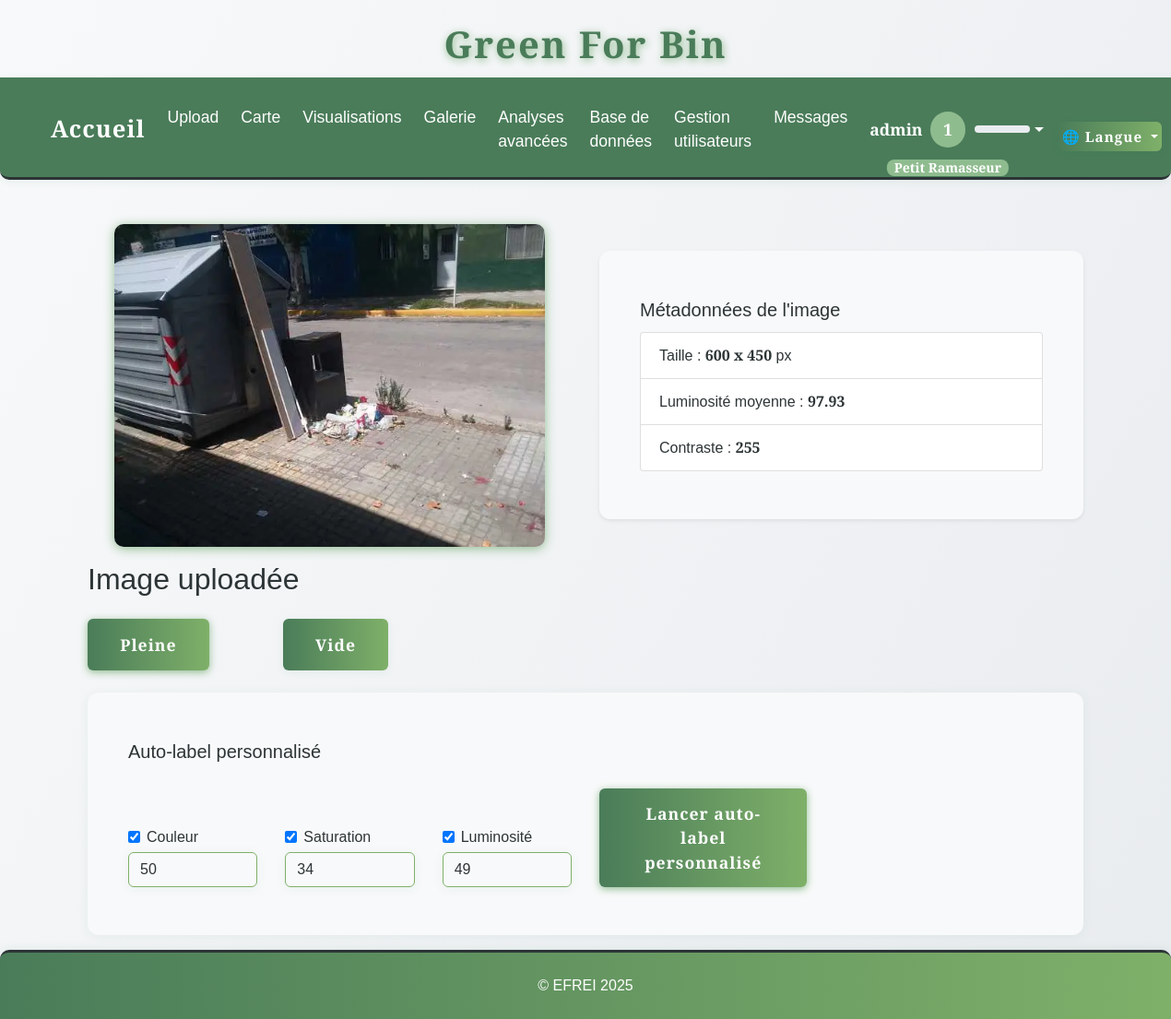
Screenshot of /annotate/WhatsApp_Image_2020-05-08_at_2.18.57_PM_4.jpeg (signed in) with the database file from the repository.
### tables this page shows
CREATE TABLE images (
                id INTEGER PRIMARY KEY AUTOINCREMENT,
                filename TEXT,
                upload_date TEXT,
                annotation TEXT,
                width INTEGER,
                height INTEGER,
                file_size INTEGER,
                avg_color TEXT,
                hist_rgb TEXT,
                hist_lum TEXT,
                contrast INTEGER,
                contour_count INTEGER,
                localisation TEXT
            , std_h REAL, std_s REAL, std_v REAL);

### app.py (the view, shortened to what this page needs)
@app.route('/annotate/<filename>', methods=['GET', 'POST'])
@login_required
def annotate(filename):
    auto_label = request.args.get('auto_label')
    custom_auto_label_result = None
    with sqlite3.connect(DB_PATH) as conn:
        c = conn.cursor()
        c.execute('''
            SELECT width, height, contrast
            FROM images
            WHERE filename = ?
        ''', (filename,))
        row = c.fetchone()
        if row:
            width, height, contrast = row
        else:
            width, height, contrast = None, None, None
    image_path = os.path.join(app.config['UPLOAD_FOLDER'], filename)
    luminosity = None
    try:
        img = Image.open(image_path).convert('L')
        np_img = np.array(img)
        luminosity = round(float(np.mean(np_img)), 2)
    except Exception as e:
        print(f"[ANNOTATE] Erreur calcul luminosité : {e}")
    metadata = {
        'width': width,
        'height': height,
        'contrast': contrast,
        'luminosity': luminosity
    }
    return render_template('annotate.html', filename=filename, auto_label=auto_label, metadata=metadata, custom_auto_label_result=custom_auto_label_result)

### app.py (called while the page is built)
def get_locale():
    return session.get('lang', request.accept_languages.best_match(['en', 'fr']))

@app.context_processor
def inject_locale():
    return dict(get_locale=get_locale)

@app.context_processor
def inject_user_level():
    def user_level():
        if 'user_id' in session:
            try:
                with sqlite3.connect(DB_PATH) as conn:
                    c = conn.cursor()
                    c.execute("SELECT xp FROM users WHERE id = ?", (session['user_id'],))
                    row = c.fetchone()
                    xp = row[0] if row and row[0] is not None else 0
                return get_user_level(xp)
            except Exception as e:
                print(f"[USER LEVEL] {e}")
        return get_user_level(0)
    return dict(user_level=user_level)

def login_required(f):
    @wraps(f)
    def decorated_function(*args, **kwargs):
        if 'user_id' not in session:
            flash('Vous devez être connecté pour accéder à cette page.', 'error')
            return redirect(url_for('login'))
        return f(*args, **kwargs)
    return decorated_function

### templates/annotate.html (shortened to what this page needs)
<!DOCTYPE html>
{% extends "base.html" %}
{% block content %}
<div class="container mt-4">
    <div class="row align-items-center">
        <div class="col-md-6 text-center">
            <img src="{{ url_for('static', filename='uploads/' ~ filename.rsplit('.', 1)[0] ~ '.webp') }}" alt="{{ _('Image à annoter') }}" class="img-fluid mb-3" style="max-height:350px;" loading="lazy">
        </div>
        <div class="col-md-6">
            <div class="card bg-creme shadow-sm mb-3">
                <div class="card-body">
                    <h5 class="card-title">{{ _("Métadonnées de l'image") }}</h5>
                    <ul class="list-group">
                        <li class="list-group-item">{{ _('Taille') }} : <b>{{ metadata.width }} x {{ metadata.height }}</b> px</li>
                        <li class="list-group-item">{{ _('Luminosité moyenne') }} : <b>{{ metadata.luminosity }}</b></li>
                        <li class="list-group-item">{{ _('Contraste') }} : <b>{{ metadata.contrast }}</b></li>
                    </ul>
                </div>
            </div>
        </div>
    </div>
    <h2>{{ _('Image uploadée') }}</h2>
    <form method="POST" class="d-flex gap-3 mb-4">
        <button type="submit" name="annotation" value="pleine" class="btn btn-success btn-lg" style="margin-right:2.5rem;">{{ _('Pleine') }}</button>
        <button type="submit" name="annotation" value="vide" class="btn btn-outline-success btn-lg" style="margin-left:2.5rem;">{{ _('Vide') }}</button>
    </form>
    <div class="card mb-3">
        <div class="card-body">
            <h5 class="card-title">{{ _('Auto-label personnalisé') }}</h5>
            <form method="POST" class="row g-3 align-items-end">
                <div class="col-md-2">
                    <div class="form-check">
                        <input class="form-check-input" type="checkbox" name="use_std_h" id="use_std_h" checked>
                        <label class="form-check-label" for="use_std_h">Couleur</label>
                    </div>
                    <input type="number" step="any" class="form-control mt-1" name="seuil_h" id="seuil_h" placeholder="Seuil H (ex: 50)" value="50">
                </div>
                <div class="col-md-2">
                    <div class="form-check">
                        <input class="form-check-input" type="checkbox" name="use_std_s" id="use_std_s" checked>
                        <label class="form-check-label" for="use_std_s">Saturation</label>
                    </div>
                    <input type="number" step="any" class="form-control mt-1" name="seuil_s" id="seuil_s" placeholder="Seuil S (ex: 34)" value="34">
                </div>
                <div class="col-md-2">
                    <div class="form-check">
                        <input class="form-check-input" type="checkbox" name="use_std_v" id="use_std_v" checked>
                        <label class="form-check-label" for="use_std_v">Luminosité</label>
                    </div>
                    <input type="number" step="any" class="form-control mt-1" name="seuil_v" id="seuil_v" placeholder="Seuil V (ex: 49)" value="49">
                </div>
                <div class="col-md-3">
                    <button type="submit" name="custom_auto_label" value="1" class="btn btn-primary">{{ _('Lancer auto-label personnalisé') }}</button>
                </div>
            </form>
        </div>
    </div>
</div>
{% endblock %}

### static/css/style.css (style rules this page uses)
:root { --primary-green: #4a7c59; --light-green: #7fb069; --sage-green: #8fbc8f; --cream: #fefefe; --warm-white: #f8f9fa; --soft-gray: #e9ecef; --charcoal: #2d3436; --text-primary: #2d3436; --text-secondary: #636e72; --radius: 2.5rem; --shadow: 0 4px 24px rgba(44, 124, 89, 0.10); --transition: all 0.3s cubic-bezier(.4,0,.2,1); --green-dark: var(--primary-green); --green: var(--light-green); --green-light: var(--sage-green); --beige: var(--cream); --white: var(--cream); --black: var(--charcoal); }
html, body { height: 100%; margin: 0; padding: 0; }
body { display: flex; flex-direction: column; min-height: 100vh; }
.container.mt-4 { flex: 1 0 auto; }
.btn { background: var(--primary-green); color: var(--cream); border: none; border-radius: 2rem; font-family: 'Inter', Arial, sans-serif; font-weight: 600; padding: 0.9rem 2.2rem; font-size: 1.1rem; box-shadow: 0 2px 8px rgba(44, 124, 89, 0.08); transition: var(--transition); cursor: pointer; margin-top: 1rem; letter-spacing: 1px; }
.card { background: var(--white); border-radius: var(--radius); box-shadow: var(--shadow); padding: 2rem 1.5rem; margin-bottom: 2rem; transition: var(--transition); position: relative; overflow: hidden; }
input, textarea, select { background: var(--beige); color: var(--green-dark); border: 2px solid var(--green-light); border-radius: 1.5rem; font-family: 'Inter', Arial, sans-serif; padding: 10px 18px; font-size: 1.08rem; transition: var(--transition); }

### static/css/greenforbin.css (style rules this page uses)
:root { --primary-green: #4a7c59; --light-green: #7fb069; --sage-green: #8fbc8f; --cream: #fefefe; --warm-white: #f8f9fa; --soft-gray: #e9ecef; --charcoal: #2d3436; --text-primary: #2d3436; --text-secondary: #636e72; }
body { background: linear-gradient(135deg, var(--cream) 0%, var(--light-green) 100%); color: var(--text-primary); font-family: 'Segoe UI', 'Roboto', Arial, sans-serif; min-height: 100vh; }
.card { border-radius: 16px; box-shadow: 0 4px 24px 0 rgba(79, 124, 89, 0.10); border: none; background: var(--warm-white); }
.btn-primary, .btn-success, .btn-warning { background: var(--light-green); border: none; color: var(--cream); font-weight: 600; border-radius: 8px; box-shadow: 0 2px 8px var(--sage-green); transition: background 0.2s, box-shadow 0.2s; }
img { border-radius: 10px; box-shadow: 0 2px 12px var(--sage-green); transition: transform 0.2s; }

### templates/base.html (style rules this page uses)
:root { --primary-green: #4a7c59; --light-green: #7fb069; --sage-green: #8fbc8f; --cream: #fefefe; --warm-white: #f8f9fa; --soft-gray: #e9ecef; --charcoal: #2d3436; --text-primary: #2d3436; --text-secondary: #636e72; }
body { background: linear-gradient(120deg, var(--warm-white) 0%, var(--soft-gray) 100%); min-height: 100vh; color: var(--text-primary); font-family: 'Quercus Serif', 'Montserrat', 'Quicksand', Arial, sans-serif !important; }
body, h1, h2, h3, h4, h5, h6, .navbar, .nav-link, .btn, .card, .table, .form-control, .modal-content { font-family: 'Quercus Serif', 'Montserrat', 'Quicksand', Arial, sans-serif !important; color: var(--text-primary); }
.btn, .btn-primary, .btn-success, .btn-outline-success { background: linear-gradient(90deg, var(--primary-green) 0%, var(--light-green) 100%); color: var(--cream); border: none; border-radius: 6px; transition: background 0.3s, color 0.3s, box-shadow 0.3s; }
.card, .box, .content-box, .table, .table-green-text, .form-control, .modal-content { background: var(--warm-white); border-radius: 12px; box-shadow: 0 2px 12px rgba(44, 124, 89, 0.07); border: none; color: var(--text-primary); }
.form-control { background: var(--warm-white); border: 1px solid var(--light-green); color: var(--text-primary); border-radius: 6px; transition: border 0.3s; }

### rows the page displays
images: width "600", height "450", contrast "255"

### other values shown
{{ session.get('username') }} "admin"
{{ lvl.level }} "1"
{{ metadata.luminosity }} "97.93"
